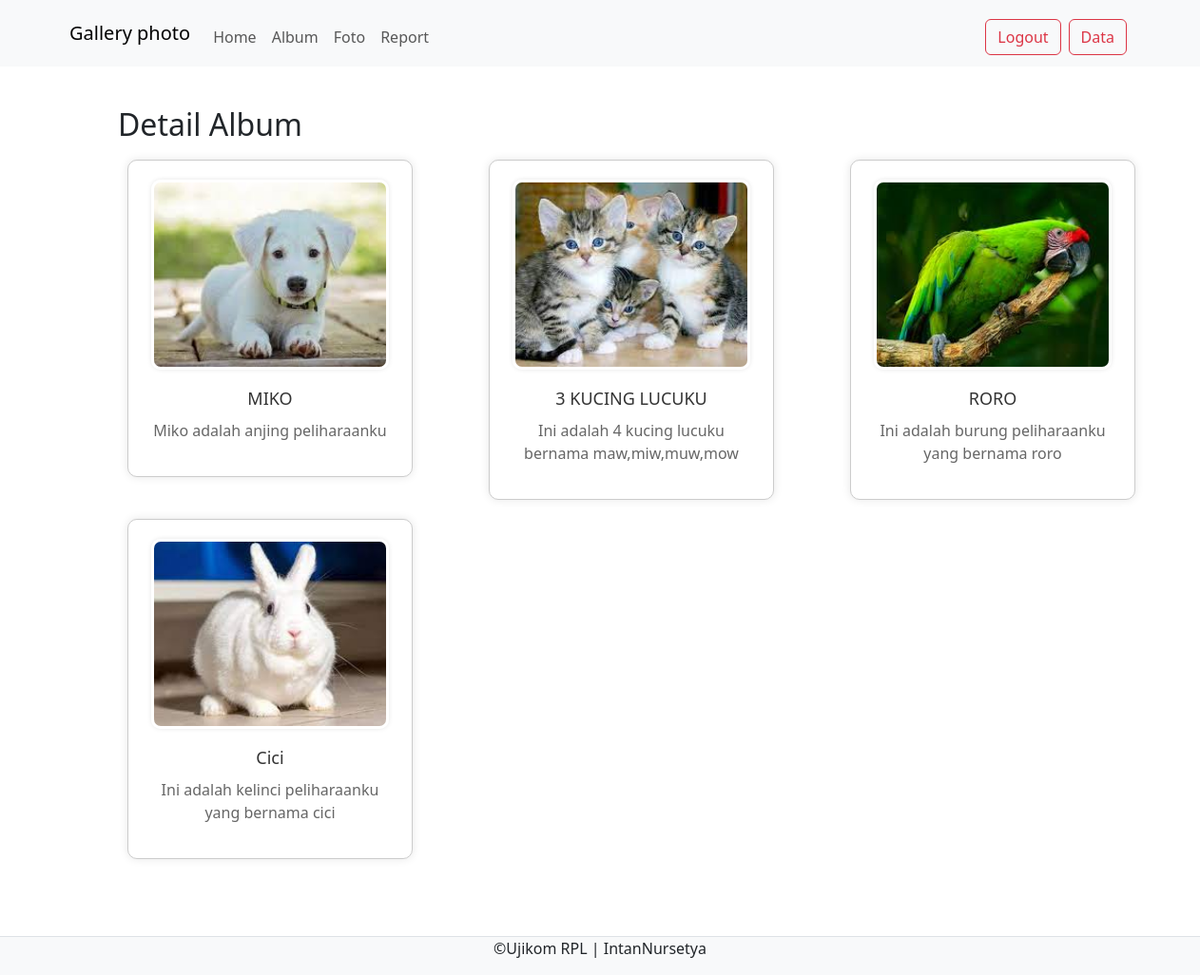
/admin/detailalbum.php?album_id=63, run on the app's committed database.
### tables this page shows
CREATE TABLE `photos` (
  `photo_id` int(11) NOT NULL,
  `user_id` int(11) NOT NULL,
  `album_id` int(11) NOT NULL,
  `title` varchar(100) NOT NULL,
  `description` text NOT NULL,
  `lokasifile` varchar(255) NOT NULL,
  `created_at` timestamp NOT NULL DEFAULT current_timestamp() ON UPDATE current_timestamp()
);

### admin/detailalbum.php (the view, shortened to what this page needs)
<!DOCTYPE html>
<html lang="en">
<head>
    <link rel="stylesheet" type="text/css" href="../assets/css/bootstrap.min.css">
    <link rel="stylesheet" href="https://cdnjs.cloudflare.com/ajax/libs/font-awesome/6.5.1/css/all.min.css">
</head>
<body>
<nav class="navbar navbar-expand-lg bg-body-tertiary fixed-top">
        <div class="container">
            <a class="navbar-brand" href="index.php">Gallery photo</a>
            <div class="collapse navbar-collapse mt-2" id="navbarNavAltMarkup">
                <div class="navbar-nav me-auto">
                    <a href="home.php" class="nav-link">Home</a>
                    <a href="album.php" class="nav-link">Album</a>
                    <a href="foto.php" class="nav-link">Foto</a>
                    <a href="report.php" class="nav-link">Report</a>
                </div>
                <a href="../config/aksi_logout.php" class="btn btn-outline-danger m-1">
                    Logout </a>
                <a href="../admin/user.php" class="btn btn-outline-danger m-1">
                    Data </a>
            </div>
        </div>
    </nav>
    <div class="container " style="margin:7em">
        <h2 class="mt-4">Detail Album</h2>
        <div class="row">
            <?php
            $servername = "localhost";
            $username = "root";
            $password = "";
            $database = "galerifoto";
            $conn = new mysqli($servername, $username, $password, $database);
            if (isset($_GET['album_id'])) {
                $album_id = $_GET['album_id'];
                $album_query = "SELECT * FROM albums WHERE album_id = $album_id";
                $album_result = $conn->query($album_query);
                if ($album_result && $album_result->num_rows > 0) {
                    $photo_query = "SELECT * FROM photos WHERE album_id = $album_id";
                    $photo_result = $conn->query($photo_query);
                    if ($photo_result && $photo_result->num_rows > 0) {
                        while ($photo_row = $photo_result->fetch_assoc()) {
                            echo "<div class='col-md-4'>";
                            echo "<div class='album-box'>";
                            echo "<img src='../assets/img/" . $photo_row['lokasifile'] . "' class='album-photo' alt=''>";
                            echo "<h3 class='album-title'>" . $photo_row['title'] . "</h3>";
                            echo "<p class='album-description'>" . $photo_row['description'] . "</p>";
                            echo "</div>";
                            echo "</div>";
                        }
                    } else {
                        echo "<div class='col-md-12'>";
                        echo "<p class='text-center'>No photos found for this album</p>";
                        echo "</div>";
                    }
                } else {
                    echo "<div class='col-md-12'>";
                    echo "<p class='text-center'>Album not found</p>";
                    echo "</div>";
                }
            } else {
                echo "<div class='col-md-12'>";
                echo "<p class='text-center'>Invalid request</p>";
                echo "</div>";
            }
            ?>
        </div>
    </div>
    <footer class="d-flex justify-content-center border-top mt-3 bg-light fixed-bottom">
        <p>&copy;Ujikom RPL | IntanNursetya</p>
    </footer>
</body>
</html>

### admin/detailalbum.php (style rules this page uses)
.album-box { border: 1px solid #ccc; padding: 20px; margin: 10px; width: 300px; display: inline-block; text-align: center; background-color: #fff; border-radius: 10px; box-shadow: 0 0 10px rgba(0, 0, 0, 0.1); position: relative; transition: transform 0.3s ease; }
.album-photo { width: 250px; height: 200px; object-fit: cover; margin-bottom: 10px; border-radius: 10px; border: 3px solid #fff; box-shadow: 0 0 5px rgba(0, 0, 0, 0.1); }
.album-title { margin-top: 10px; font-size: 18px; color: #333; }
.album-description { margin-top: 10px; color: #666; }

### data on the page
photos: lokasifile (picture), title "MIKO", description "Miko adalah anjing peliharaanku"
photos: lokasifile (picture), title "3 KUCING LUCUKU", description "Ini adalah 4 kucing lucuku bernama maw,miw,muw,mow"
photos: lokasifile (picture), title "RORO", description "Ini adalah burung peliharaanku yang bernama roro"
photos: lokasifile (picture), title "Cici", description "Ini adalah kelinci peliharaanku yang bernama cici"
